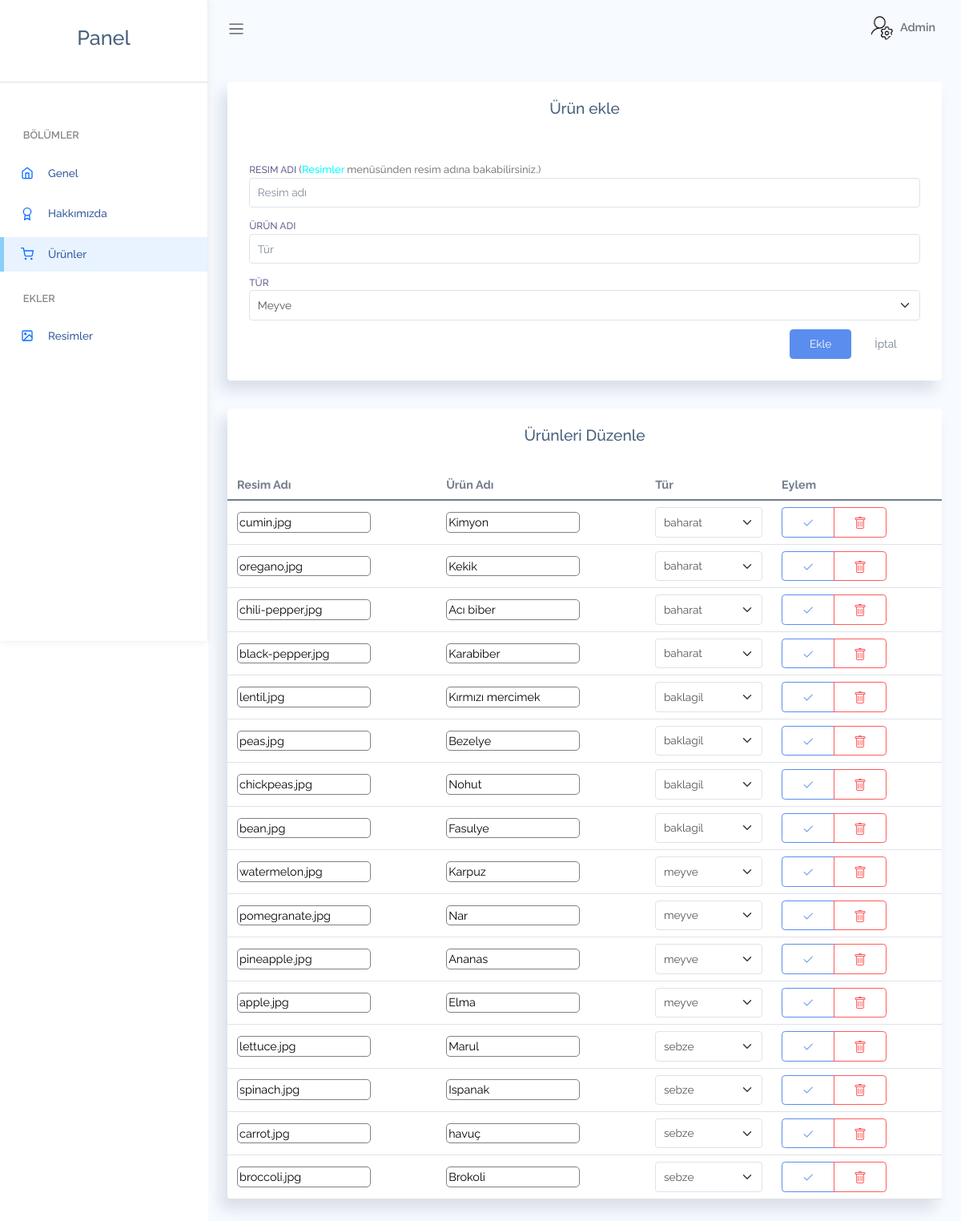
The app's page /admin/urunler.php (signed in) with its own data.
### tables this page shows
CREATE TABLE `urunler` (
  `ID` int(11) NOT NULL,
  `urun_adi` varchar(50) NOT NULL,
  `tur` varchar(20) NOT NULL,
  `resim_adi` varchar(100) NOT NULL
);

### admin/urunler.php (the view, shortened to what this page needs)
<?php
include './head.php';
$urunler = $db->query("SELECT * FROM urunler ORDER BY tur ASC");
?>
<div class="main-content container-fluid">
	<div class="card">
		<div class="card-header">
			<h4 class="card-title text-center">Ürün ekle</h4>
		</div>
		<div class="card-content">
			<div class="card-body">
				<form action="" method="POST" class="form form-vertical">
					<div class="form-body">
						<div class="row">
							<div class="col-12">
								<div class="form-group">
									<label for="contact-info-vertical">Resim adı <span style="font-size: small; color:gray;text-transform:none;">(<a href="" style="text-decoration: none; color: cyan;">Resimler</a> menüsünden resim adına bakabilirsiniz.)</span></label>
									<input type="text" class="form-control" name="ekle_resim_adi" placeholder="Resim adı" maxlength="500">
								</div>
							</div>
							<div class="col-12">
								<div class="form-group">
									<label for="first-name-vertical">Ürün Adı</label>
									<input type="text" class="form-control" name="ekle_urun_adi" placeholder="Tür" maxlength="50">
								</div>
							</div>
							<div class="col-12">
								<div class="form-group">
									<label for="first-name-vertical">Tür</label>
									<select class="form-select" id="basicSelect" name="ekle_tur">
										<option onclick="document.getElementById('ekle_tur').value='Meyve'">Meyve</option>
									</select>
								</div>
							</div>
							<div class="col-12 d-flex justify-content-end">
								<button type="submit" class="btn btn-primary me-1 mb-1">Ekle</button>
								<button type="reset" class="btn btn-light-secondary me-1 mb-1">İptal</button>
							</div>
						</div>
					</div>
				</form>
			</div>
		</div>
	</div>
	<div class="card">
		<div class="card-header">
			<h4 class="card-title text-center">Ürünleri Düzenle</h4>
		</div>
		<div class="card-content">
			<div class="table-responsive">
				<table class="table table-hover mb-0">
					<thead>
						<tr>
							<th>Resim Adı</th>
							<th>Ürün Adı</th>
							<th>Tür</th>
							<th>Eylem</th>
						</tr>
					</thead>
					<tbody>
						<form action="" method="POST">
							<?php foreach ($urunler->fetchAll(PDO::FETCH_ASSOC) as $urun) { ?>
								<tr>
									<td>
										<input type="text" id="resim_adi-<?php echo $urun['ID']; ?>" name="resim_adi-<?php echo $urun['ID']; ?>" value="<?php echo $urun['resim_adi']; ?>" maxlength="50">
									</td>
									<td>
										<input type="text" id="urun_adi-<?php echo $urun['ID']; ?>" name="urun_adi-<?php echo $urun['ID']; ?>" value="<?php echo $urun['urun_adi']; ?>" maxlength="50">
									</td>
									<td>
										<select class="form-select" name="tur-<?php echo $urun['ID']; ?>">
											<option><?php echo $urun['tur']; ?></option>
										</select>
									</td>
									<td>
										<div class="btn-group" role="group">
											<button type="submit" class="btn btn-outline-primary" onclick="document.getElementById('eylem').value = '<?php echo $urun['ID']; ?> kaydet';">
												<svg xmlns="http://www.w3.org/2000/svg" width="16" height="16" fill="currentColor" class="bi bi-check2" viewBox="0 0 16 16">
													<path d="M13.854 3.646a.5.5 0 0 1 0 .708l-7 7a.5.5 0 0 1-.708 0l-3.5-3.5a.5.5 0 1 1 .708-.708L6.5 10.293l6.646-6.647a.5.5 0 0 1 .708 0z"/>
												</svg>
											</button>
											<button type="submit" class="btn btn-outline-danger" onclick="document.getElementById('eylem').value = '<?php echo $urun['ID']; ?> sil';">
											</button>
										</div>
									</td>
								</tr>
							<?php } ?>
						</form>
					</tbody>
				</table>
			</div>
		</div>
    </div>
</div>
<?php include './footer.php' ?>

### admin/assets/css/app.css (style rules this page uses)
* { font-family:Raleway }
#main .main-content { padding:2rem 1.5rem }
a { text-decoration:none }
a,button { outline:0 }
.btn i,.btn svg { width:16px;height:16px }
.btn.btn-danger,.btn.btn-dark,.btn.btn-info,.btn.btn-light,.btn.btn-link,.btn.btn-primary,.btn.btn-secondary,.btn.btn-success,.btn.btn-warning { color:#fff }
.btn-group>.btn { border-radius:.267rem }
.form-group { margin-bottom:.7rem }
.form-group label { font-size:.755rem;text-transform:uppercase;color:rgba(35,28,99,.7);font-weight:500 }
.card { box-shadow:-8px 12px 18px 0 rgba(25,42,70,.13);margin-bottom:2.2rem }
.card .card-header { border:none }
.card .card-header h4 { font-size:1.2rem }
.card .card-content { position:relative }
.card .card-title { font-size:1.2rem }
.card .card-body { padding:1.4rem 1.7rem }
.dataTable-table td,.dataTable-table thead th,.table td,.table thead th { vertical-align:middle }
.dataTable-table thead th,.table thead th { border-bottom:2px solid #475f7b }

### admin/head.php (style rules this page uses)
.table > :not(caption) > * > * { padding: .5rem .75rem; }
.table > :not(caption) > * > * > input { border: 1px solid gray; border-radius: 5px; }

### records on screen
urunler: resim_adi "cumin.jpg", urun_adi "Kimyon", tur+ID "baharat"
urunler: resim_adi "oregano.jpg", urun_adi "Kekik", tur+ID "baharat"
urunler: resim_adi "chili-pepper.jpg", urun_adi "Acı biber", tur+ID "baharat"
urunler: resim_adi "black-pepper.jpg", urun_adi "Karabiber", tur+ID "baharat"
urunler: resim_adi "lentil.jpg", urun_adi "Kırmızı mercimek", tur+ID "baklagil"
urunler: resim_adi "peas.jpg", urun_adi "Bezelye", tur+ID "baklagil"
urunler: resim_adi "chickpeas.jpg", urun_adi "Nohut", tur+ID "baklagil"
urunler: resim_adi "bean.jpg", urun_adi "Fasulye", tur+ID "baklagil"
urunler: resim_adi "watermelon.jpg", urun_adi "Karpuz", tur+ID "meyve"
urunler: resim_adi "pomegranate.jpg", urun_adi "Nar", tur+ID "meyve"
urunler: resim_adi "pineapple.jpg", urun_adi "Ananas", tur+ID "meyve"
urunler: resim_adi "apple.jpg", urun_adi "Elma", tur+ID "meyve"
urunler: resim_adi "lettuce.jpg", urun_adi "Marul", tur+ID "sebze"
urunler: resim_adi "spinach.jpg", urun_adi "Ispanak", tur+ID "sebze"
urunler: resim_adi "carrot.jpg", urun_adi "havuç", tur+ID "sebze"
urunler: resim_adi "broccoli.jpg", urun_adi "Brokoli", tur+ID "sebze"

### other values on screen
$_SESSION['login'] "Admin"
